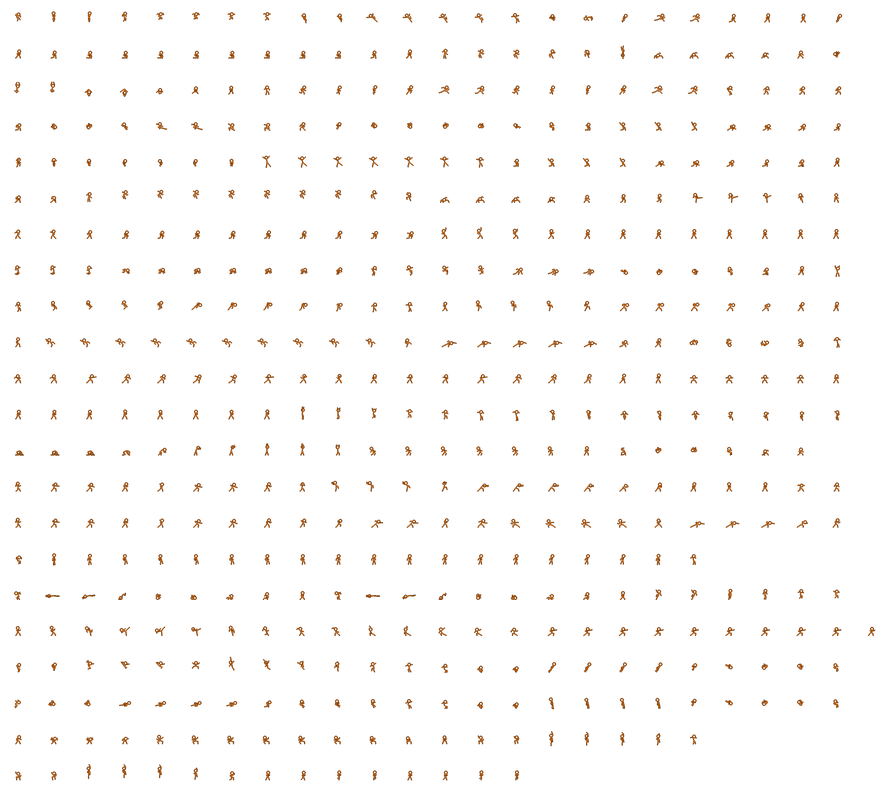
#> input picture assets/stickman_sheet.png, 889 x 794 px, shrunk from 3202 x 2860 before the run
$ python prep_sprites.py ../assets/stickman_sheet.png ../assets/stickman_sheet.png
#> lines starting #> are read from the running program, lines starting #| are printed output that depends on the picture
#!/usr/bin/env python3
"""Разбор спрайт-листа: находит фигуры, строит сетку, считает точки опоры.
Использование: python3 tools/prep_sprites.py sheet.png assets/sprites.json
Фон должен быть прозрачным ИЛИ почти чёрным (тогда вырезается цветовым ключом)."""
import sys, json
import numpy as np
from PIL import Image
from scipy import ndimage as ndi
from collections import Counter

src, out = sys.argv[1], sys.argv[2]
im = Image.open(src).convert('RGBA')
#> im is the input picture: PIL image 889x794 RGBA; mean R, G, B, A 7, 3.3, 0, 4.8
a = np.array(im)
alpha = a[..., 3] > 20
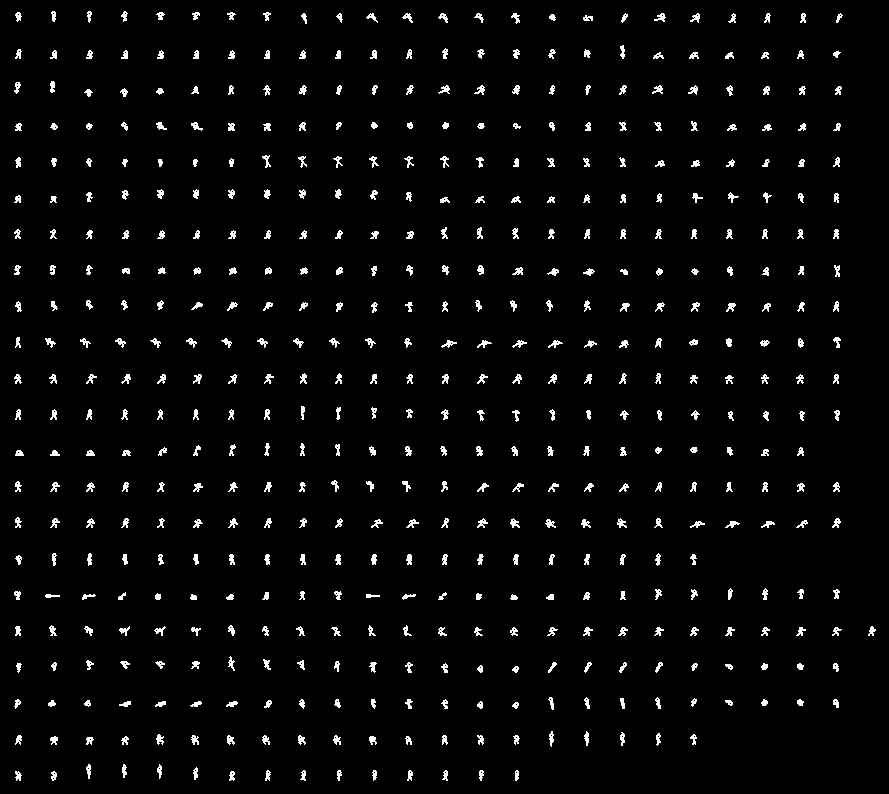
#> alpha: shape (794, 889) bool; 3.1% white in thin lines or dots
if alpha.all():                       # непрозрачный фон -> ключ по яркости
    alpha = a[..., :3].max(axis=2) > 60
mask = alpha
lab, n = ndi.label(ndi.binary_dilation(mask, iterations=6))
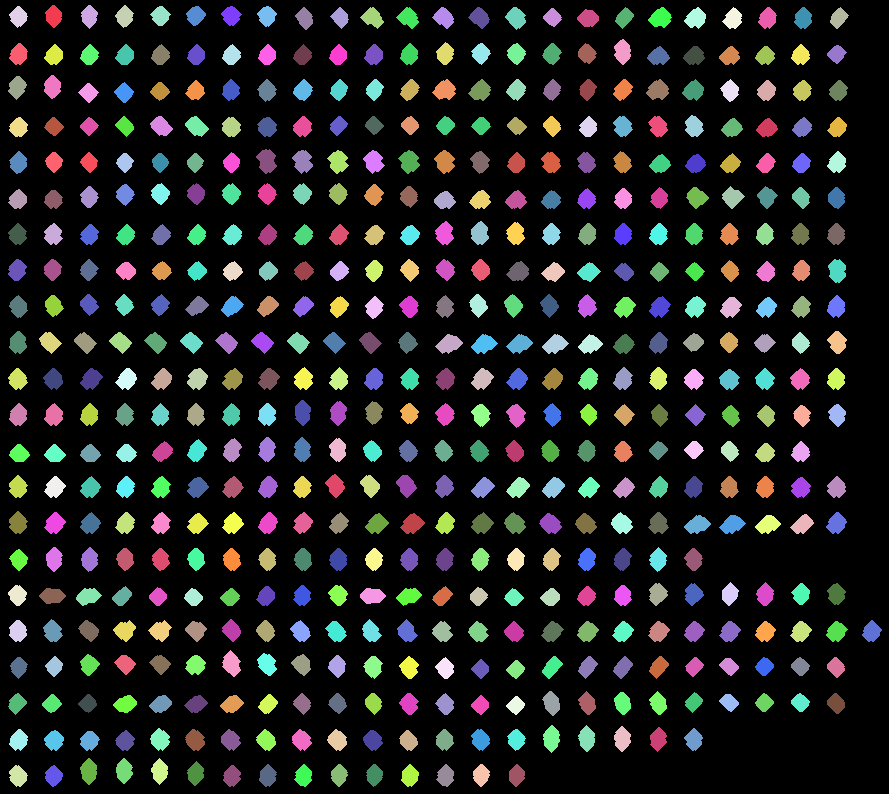
#> lab: shape (794, 889) int32; 512 distinct labels, from 0 to 511; one colour per label, 0 black
#> n = 511
boxes = []
for i, s in enumerate(ndi.find_objects(lab)):
    m = mask[s] & (lab[s] == i + 1)
    yy, xx = np.where(m)
    if len(yy) == 0: continue
    boxes.append([int(s[0].start + yy.min()), int(s[1].start + xx.min()),
                  int(s[0].start + yy.max() + 1), int(s[1].start + xx.max() + 1)])
#> after the loop, boxes = 511 items, first 6: [11, 51, 22, 56], [11, 87, 23, 92], [11, 121, 22, 128], [12, 15, 22, 22], [12, 156, 20, 165], [12, 192, 20, 200]
# строки
boxes.sort(key=lambda b: (b[0] + b[2]) / 2)
rows, cur = [], [boxes[0]]
#> rows = []; cur = [[12, 156, 20, 165]]
for b in boxes[1:]:
    c = np.mean([(x[0] + x[2]) / 2 for x in cur])
    if abs((b[0] + b[2]) / 2 - c) > 40: rows.append(cur); cur = [b]
    else: cur.append(b)
#> this loop made 510 passes
#> c on passes 48, 96: 35.93, 108.3
#> (b, c) on passes 1 to 6: ([12, 192, 20, 200], 16), ([12, 227, 20, 236], 16), ([11, 51, 22, 56], 16), ([11, 121, 22, 128], 16.12), ([12, 263, 21, 271], 16.2), ([11, 87, 23, 92], 16.25)
#> after the loop, rows = 10 items
rows.append(cur)
for r in rows: r.sort(key=lambda b: b[1])
#> this loop made 11 passes
# шаг сетки и центры столбцов
allc = [(b[1] + b[3]) / 2 for r in rows for b in r]
#> allc = 511 values, max 872 at index 427, min 17.5 at index 48, mean 417.1
x0 = min(allc); pitch = 128.2
#> after `x0 = min(allc)`: x0 = 17.5
colOf = lambda cx: int(round((cx - x0) / pitch))
cols = {}
for r in rows:
    for b in r: cols.setdefault(colOf((b[1] + b[3]) / 2), []).append((b[1] + b[3]) / 2)
#> after the loop, cols = 8 items
colC = {k: float(np.median(v)) for k, v in cols.items()}
#> colC = {0: 35, 1: 141, 2: 268, 3: 408.5, 4: 518.8, 5: 658.5, 6: 768, 7: 872}
frames = []
for ri, r in enumerate(rows):
    base = Counter(b[2] for b in r).most_common(1)[0][0]
    # mode среди «стоячих» кадров: берём самое частое дно
    for b in r:
        k = colOf((b[1] + b[3]) / 2)
        frames.append(dict(i=len(frames), row=ri, col=k, sx=b[1], sy=b[0], sw=b[3] - b[1], sh=b[2] - b[0],
                           ax=round(colC[k], 1), ay=base))
#> this loop made 11 passes
#> base on passes 1 to 11: 59, 131, 167, 239, 348, 384, 492, 528, 636, 709, 745
#> after the loop, frames = 511 items
json.dump(dict(sheetW=im.width, sheetH=im.height, pitch=pitch, frames=frames), open(out, 'w'))
print(len(frames), 'frames,', len(rows), 'rows,', len(colC), 'cols')
#| 511 frames, 11 rows, 8 cols
